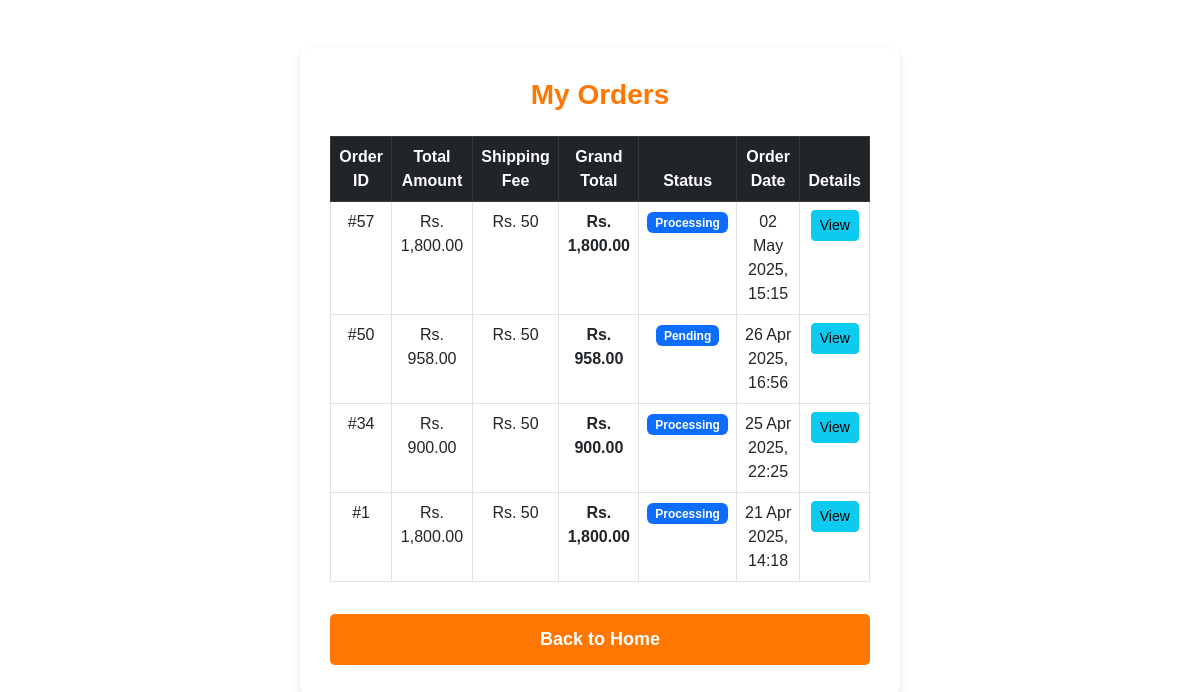
Screenshot of /shoppingcart/orders.php (signed in) with the database file from the repository.
### tables this page shows
CREATE TABLE `orders` (
  `id` int(11) NOT NULL,
  `user_id` int(11) DEFAULT NULL,
  `total_amount` decimal(10,2) DEFAULT NULL,
  `payment_method` varchar(20) DEFAULT NULL,
  `shipping_address` text DEFAULT NULL,
  `order_status` varchar(20) DEFAULT NULL,
  `created_at` datetime DEFAULT NULL,
  `transaction_id` varchar(255) DEFAULT NULL
);

### shoppingcart/orders.php (the view, shortened to what this page needs)
<?php
$servername = "localhost";
$username = "root";
$password = "";
$dbname = "ecommerce";
try {
    $conn = new PDO("mysql:host=$servername;dbname=$dbname", $username, $password);
    $conn->setAttribute(PDO::ATTR_ERRMODE, PDO::ERRMODE_EXCEPTION);
    $user_id = $_SESSION['user_id'];
    $orders_sql = "SELECT * FROM orders WHERE user_id = :user_id ORDER BY created_at DESC";
    $orders_stmt = $conn->prepare($orders_sql);
    $orders_stmt->execute([':user_id' => $user_id]);
    $orders = $orders_stmt->fetchAll(PDO::FETCH_ASSOC);
} catch (PDOException $e) {
    die("Database error: " . $e->getMessage());
}
?>
<!DOCTYPE html>
<html lang="en">
<head>
    <link rel="stylesheet" href="https://cdn.jsdelivr.net/npm/bootstrap@5.3.0/dist/css/bootstrap.min.css">
    <link rel="stylesheet" href="success.css">
</head>
<body class="container mt-5">
    <h2 class="mb-4">My Orders</h2>
    <?php if (!empty($orders)) { ?>
        <div class="table-responsive">
            <table class="table table-bordered">
                <thead class="table-dark">
                    <tr>
                        <th>Order ID</th>
                        <th>Total Amount</th>
                        <th>Shipping Fee</th>
                        <th>Grand Total</th>
                        <th>Status</th>
                        <th>Order Date</th>
                        <th>Details</th>
                    </tr>
                </thead>
                <tbody>
                    <?php foreach ($orders as $order) { ?>
                        <tr>
                            <td>#<?php echo htmlspecialchars($order['id']); ?></td>
                            <td>Rs. <?php echo number_format($order['total_amount'], 2); ?></td>
                            <td>Rs. <?php echo "50"; ?></td>
                            <td><strong>Rs. <?php echo number_format($order['total_amount'], 2); ?></strong></td>
                            <td><span class="badge bg-primary"><?php echo htmlspecialchars($order['order_status']); ?></span></td>
                            <td><?php echo date("d M Y, H:i", strtotime($order['created_at'])); ?></td>
                            <td><a href="order_details.php?order_id=<?php echo htmlspecialchars($order['id']); ?>" class="btn btn-info btn-sm">View</a></td>
                        </tr>
                    <?php } ?>
                </tbody>
            </table>
        </div>
    <?php } else { ?>
        <p>You haven't placed any orders yet.</p>
    <?php } ?>
    <a href="../Landing/explore.php" class="btn btn-primary mt-3">Back to Home</a>
</body>
</html>

### shoppingcart/success.css (style rules this page uses)
body { background-color: #fff7e6; font-family: 'Arial', sans-serif; color: #333; margin: 0; padding: 0; }
.container { background: white; padding: 30px; border-radius: 10px; box-shadow: 0px 4px 10px rgba(0, 0, 0, 0.1); max-width: 600px; margin: 50px auto; text-align: center; }
h2 { color: #ff7700; font-size: 28px; font-weight: bold; margin-bottom: 15px; }
.btn-primary { background-color: #ff7700 !important; border: none; padding: 12px; font-size: 18px; width: 100%; border-radius: 5px; text-decoration: none; color: white; display: inline-block; font-weight: bold; transition: background 0.3s ease-in-out, transform 0.2s; }

### rows the page displays
orders: id "57", total_amount "1,800.00", order_status "Processing", created_at "02 May 2025, 15:15"
orders: id "50", total_amount "958.00", order_status "Pending", created_at "26 Apr 2025, 16:56"
orders: id "34", total_amount "900.00", order_status "Processing", created_at "25 Apr 2025, 22:25"
orders: id "1", total_amount "1,800.00", order_status "Processing", created_at "21 Apr 2025, 14:18"
